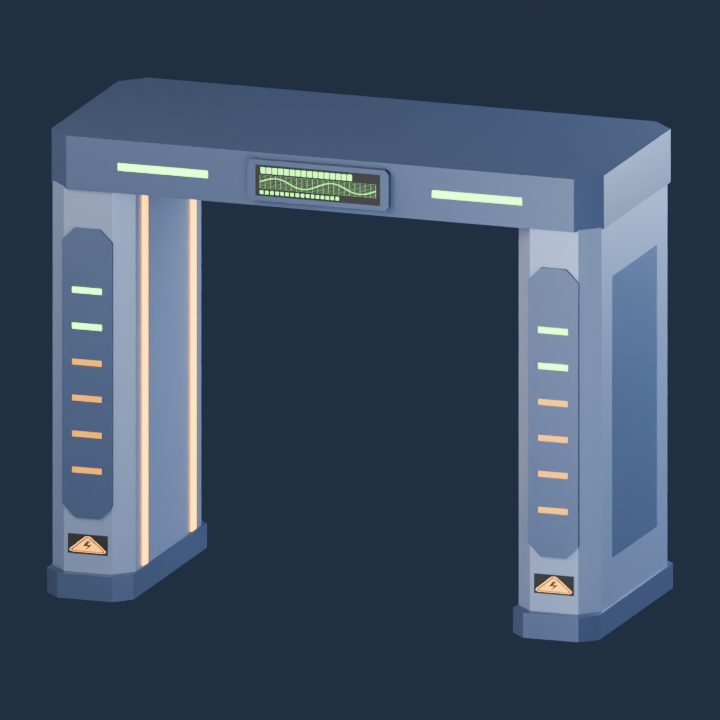
#> input picture artifacts/models/lab/lab_bio_scanner_gate.png, 720 x 720 px
$ python -i run6.py   (imports and definitions only)
#> lines starting #> are read from the running program, lines starting #| are printed output that depends on the picture; after the words box and inside, x2 and y2 are one past the last pixel; in counts of white or black regions, pixels touching at a corner belong together
#> further down, picture is the input picture: PIL image 720x720 RGBA; mean R, G, B, A 61.7, 77.3, 97.4, 255
"""Buduje zestaw targ z PNG oraz sprawdza gotowe WebP mapy run6.

python tools/textures/run6.py
"""

from io import BytesIO

import numpy as np
from PIL import Image, ImageDraw, ImageFont, ImageOps

import process
from komiks import build as comic
from run3 import read, write
from run5 import align_edge_bands, manifest_entry, optimize


# [1 line that did not run here, left out]
# [1 line that did not run here, left out]
BUDGET = 1_100_000
SURFACE_QUALITY = 65
DECAL_COLORS = 16
DECAL_ALPHA_STEP = 17
COLOR_RULE = (
    "S>=0.25, V>=0.12, delta>=10/255, alfa>=16; "
    "red [0,23)/[342,360), cyan/turquoise [160,204], magenta/pink [280,342)"
)
# [1 line that did not run here, left out]


# [35 lines left out: function prepare, not called in this run]


def reserved_colors(image):
    hsv = np.asarray(image.convert("RGB").convert("HSV"))
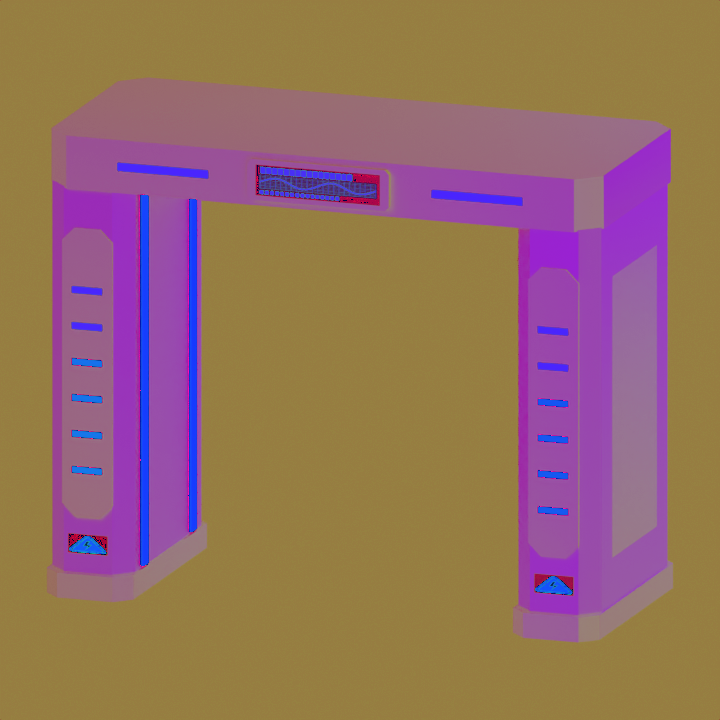
#> hsv: shape (720, 720, 3); mean R, G, B 148.3, 110, 98.9
    hue, saturation, value = np.moveaxis(hsv.astype(np.float32) / 255, -1, 0)
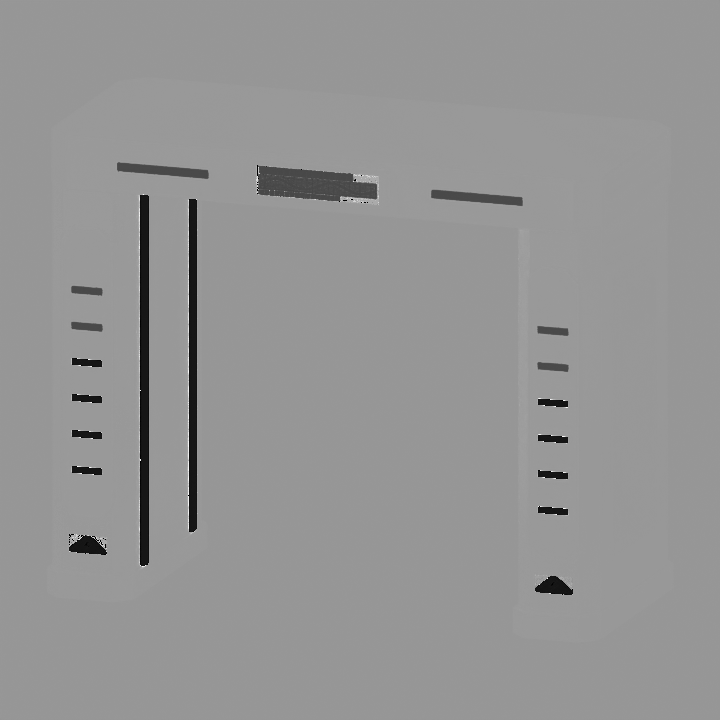
#> hue: shape (720, 720) float32; min 0, max 0.992, mean 0.581
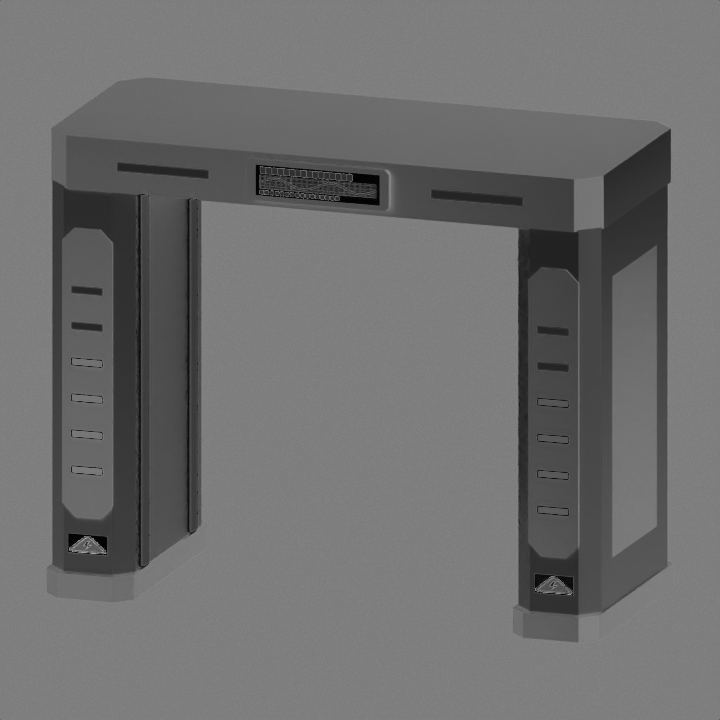
#> saturation: shape (720, 720) float32; min 0, max 0.671, mean 0.431
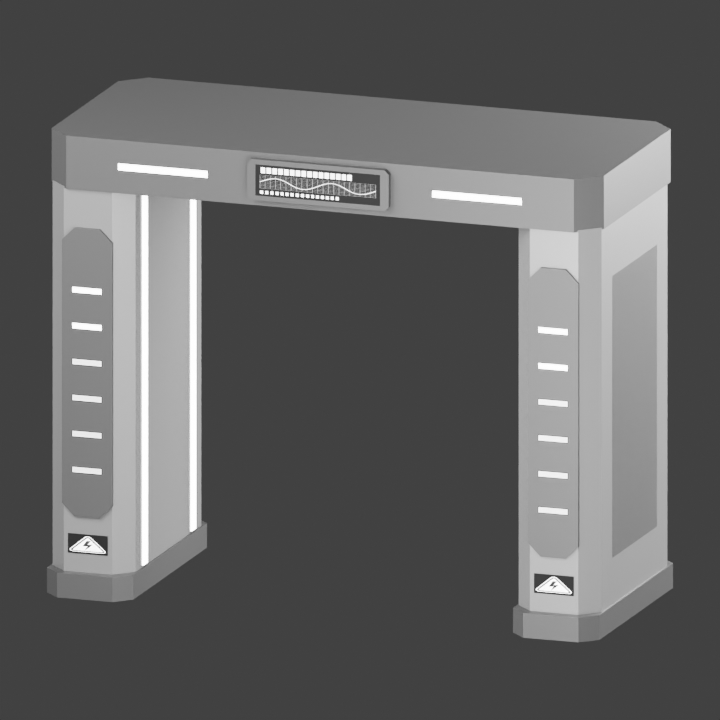
#> value: shape (720, 720) float32; min 0.188, max 1, mean 0.388
    hue *= 360
    alpha = np.asarray(image.convert("RGBA").getchannel("A"))
#> alpha: shape (720, 720); every value is 255
    visible = (
        (alpha >= 16)
        & (saturation >= 0.25)
        & (value >= 0.12)
        & (saturation * value >= 10 / 255)
    )
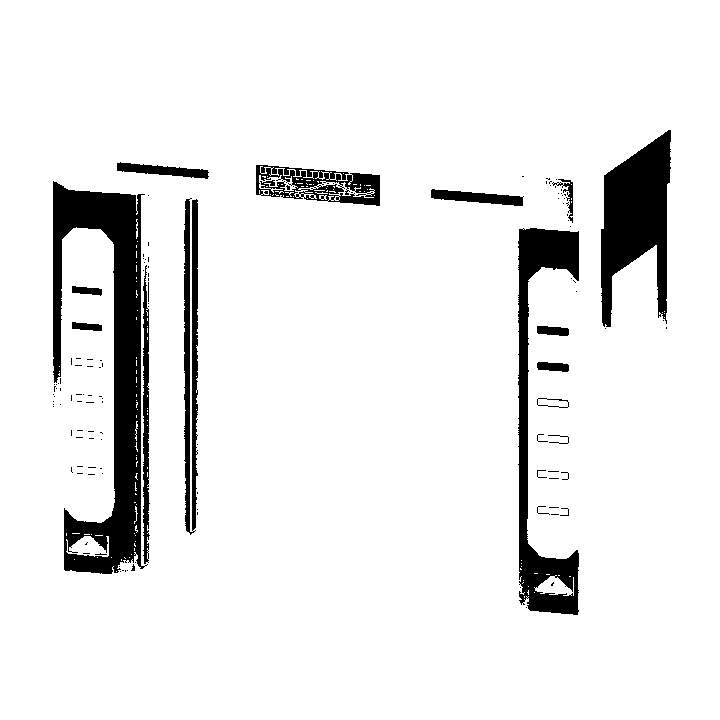
#> visible: shape (720, 720) bool; 91.8% white; 129 black regions (109 under 20 px), largest, box (x1, y1, x2, y2) and area: (53, 181, 148, 574) 15569, (601, 130, 671, 327) 8203, (518, 228, 579, 615) 7873
    return hsv, {
        "red": visible & ((hue < 23) | (hue >= 342)),
        "cyanTurquoise": visible & (hue >= 160) & (hue <= 204),
        "magentaPink": visible & (hue >= 280) & (hue < 342),
    }


def correct_decal_palette(image):
    hsv, masks = reserved_colors(image)
#> masks = 3 items
    corrected = hsv.copy()
    for name, shade in (("red", 41), ("cyanTurquoise", 223), ("magentaPink", 251)):
        corrected[masks[name], 0] = round(shade * 255 / 360)
#> corrected: shape (720, 720, 3); 0.06% of pixels changed, all inside (x1, y1, x2, y2) = (71, 162, 569, 595)
    changed = np.logical_or.reduce(list(masks.values()))
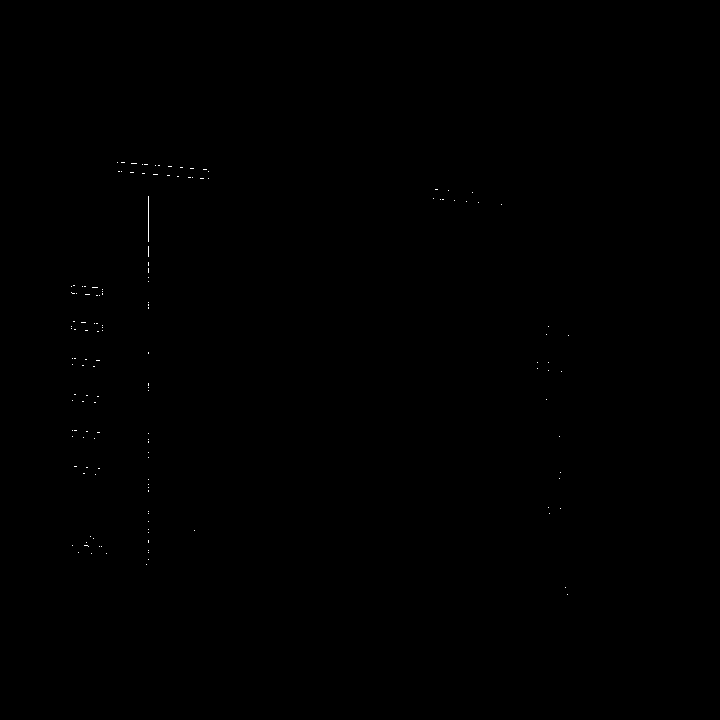
#> changed: shape (720, 720) bool; 0.06% white in thin lines or dots, all inside (x1, y1, x2, y2) = (71, 162, 569, 595)
    if not changed.any():
        return image
    rgb = Image.frombytes("HSV", image.size, corrected.tobytes()).convert("RGB")
    rgba = np.array(image)
    rgba[changed, :3] = np.asarray(rgb)[changed]
    return Image.fromarray(rgba)


# [115 lines left out: functions encode, verify, build, not called in this run]


# [2 lines not run here, left out]

>>> from PIL import Image
>>> picture = Image.open('../../artifacts/models/lab/lab_bio_scanner_gate.png')
>>> result = correct_decal_palette(picture)

$ run again, on artifacts/models/lab/lab_cocoon_breached.png
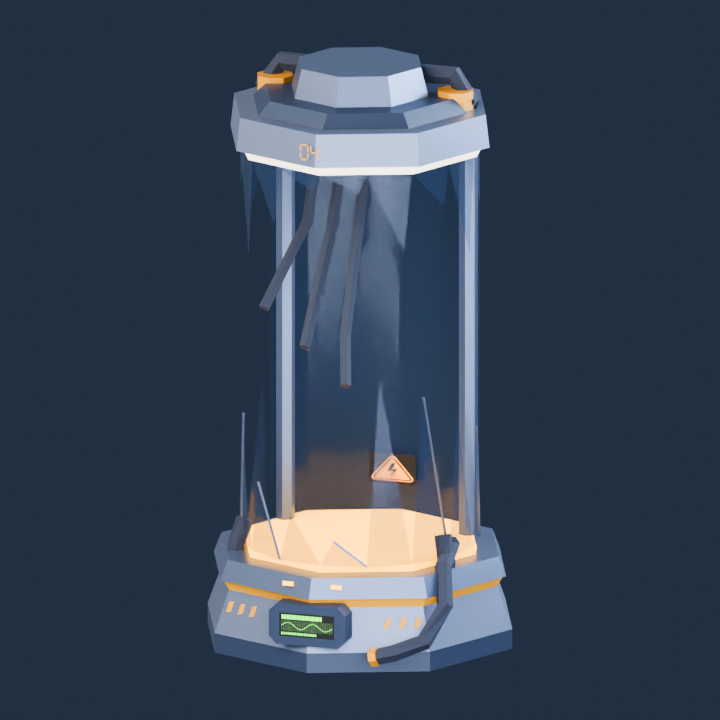
#> input picture artifacts/models/lab/lab_cocoon_breached.png, 720 x 720 px
#> picture is the input picture: PIL image 720x720 RGBA; mean R, G, B, A 55.7, 68.9, 85.8, 255
#> alpha: shape (720, 720); every value is 255
#> in reserved_colors, `visible = ( (alpha >= 16) & (saturation >= 0.25) & (value >= 0.12) & (..`:
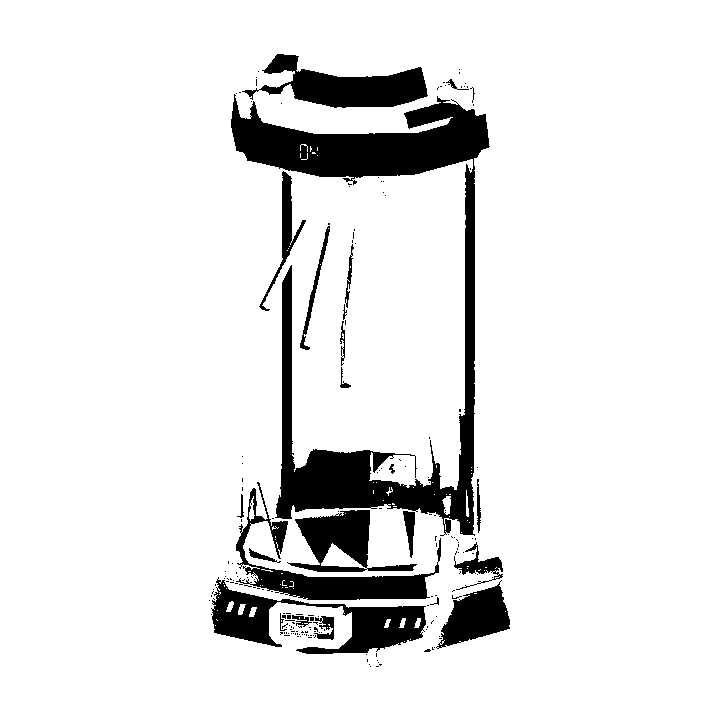
#> visible: shape (720, 720) bool; 90% white; 196 black regions (173 under 20 px), largest, box (x1, y1, x2, y2) and area: (231, 94, 490, 536) 25608, (211, 577, 426, 654) 5900, (236, 482, 441, 600) 5005
#> masks = 3 items
#> in correct_decal_palette, `changed = np.logical_or.reduce(list(masks.values()))`:
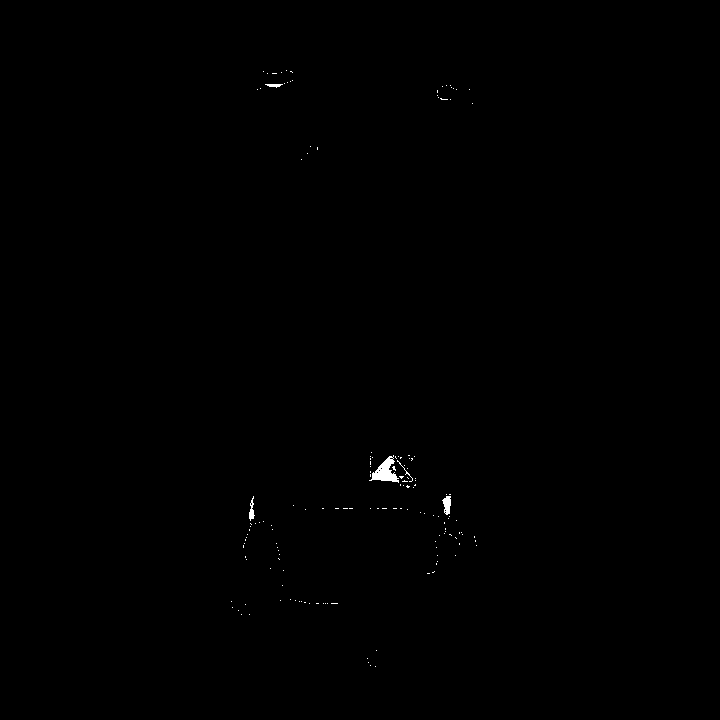
#> changed: shape (720, 720) bool; 0.18% white; 151 white regions (146 under 20 px), largest, box (x1, y1, x2, y2) and area: (369, 455, 399, 483) 379, (442, 496, 451, 515) 116, (249, 496, 255, 521) 74, (265, 84, 283, 88) 44, (397, 460, 413, 482) 31
#> rgba: shape (720, 720, 4); 0.18% of pixels changed, all inside (x1, y1, x2, y2) = (231, 70, 477, 667)
